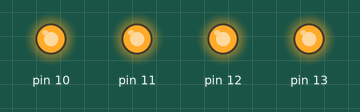
A sketch run on a simulated Arduino Uno, built with avr-gcc and run on an emulated ATmega328P. On the bench: output pins drawn as LEDs (lit = HIGH).

Above: at 0.4 s.
At 0.95 s:
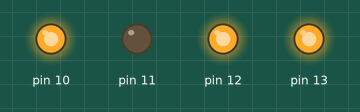
At 1.55 s:
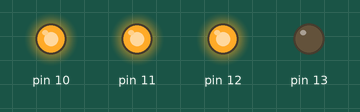
At 2.25 s:
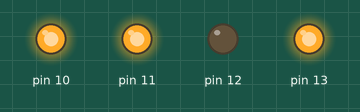
At 2.85 s:
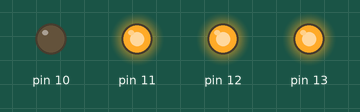
Timing chart, 0 to 3.1 s (numbered marks = the images above):
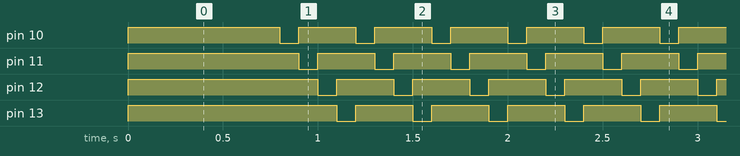

The sketch:

jeuxDeMuliR.ino
```cpp
//définition de la broche 2 de la carte en tant que variable
int durree=100;
 int i=2;
//fonction d'initialisation de la carte
void setup()
{
    //initialisation de la broche 2 comme étant une sortie
    for(int c=10;c<14;c++)
    {
      pinMode(c, OUTPUT);
      digitalWrite(c,HIGH);
    }
}

//fonction principale, elle se répète (s’exécute) à l'infini
void loop()
{
  //digitalWrite(5, LOW);
  if(i==14)
  {
    i=10;
  }
  allumerTempo(i,durree);
  i++;
}


void allumerTempo(int numero,int temp)
{
 // int difTemp=0;


  digitalWrite(numero, LOW);
  delay(temp);
  digitalWrite(numero, HIGH);
}
```

Measured:
- by itself, pin 10–13: alternates HIGH for 0.30 s and LOW for 0.10 s
